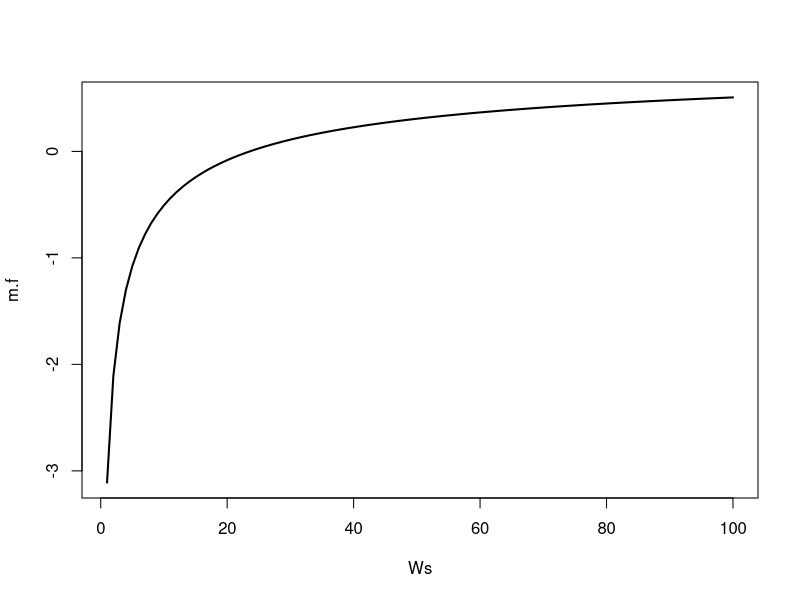
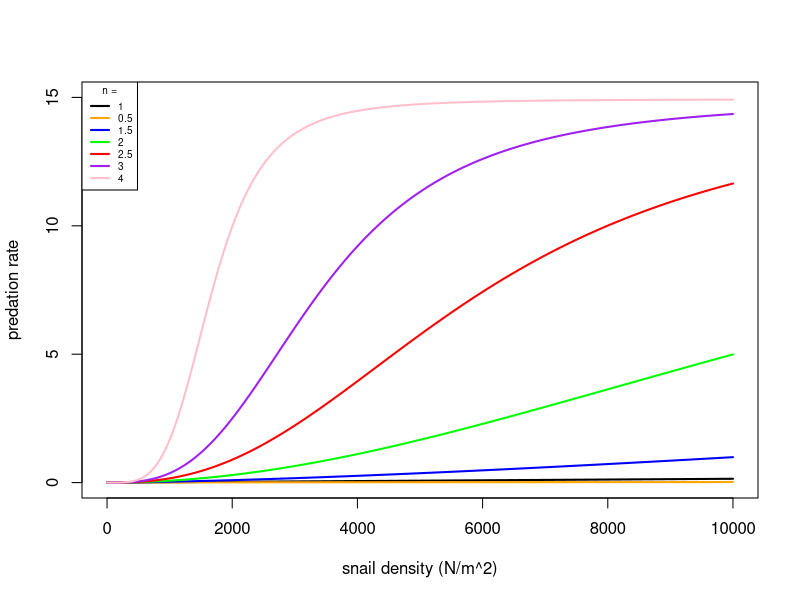
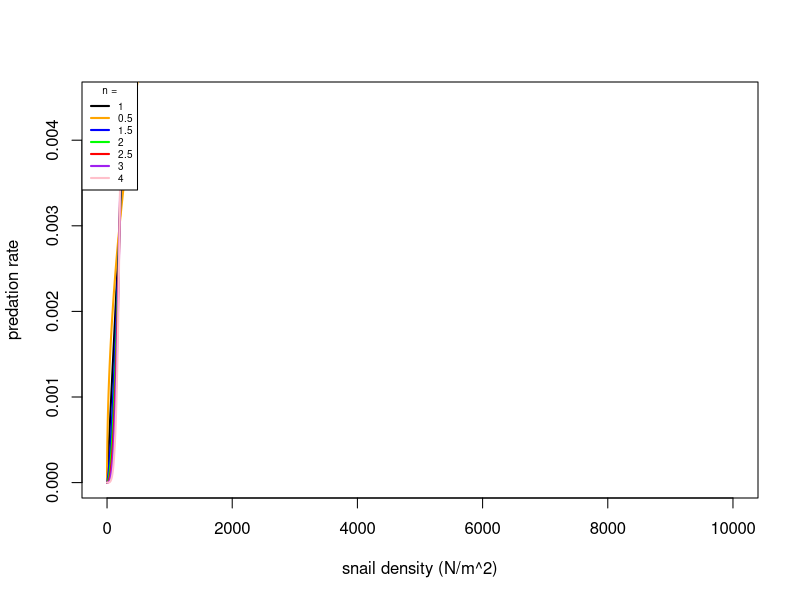

Source code (R) for these figures, in order: (Note: this script raises an error after producing the figures.)
Ws = c(1:100)
k = 0.2
m.f = as.numeric()

fx<-function(x, mean.worm = W, clump = k){
  (1-cos(x))/((1+((mean.worm/(clump+mean.worm))*cos(x)))^(1+clump))
}

for(i in 1:length(Ws)){
  W = Ws[i]
  m.f[i] = 1 - ((1-(W/(W+k)))^(1+k)/2*pi)*(integrate(fx, 0, 2*pi)$value)
}

plot(Ws, m.f, type='l', lwd = 2)

#Pred functional response ####################
dens = seq(0,10000,1)

psis1 = as.numeric()
psis0.5 = as.numeric()
psis1.5 = as.numeric()
psis2 = as.numeric()
psis2.5 = as.numeric()
psis3 = as.numeric()
psis4 = as.numeric()

alpha = 0.003
Th.use = 0.067

#get.psi = function(N, n){
#  psi = (alpha*(N^n)) / (1+alpha*Th.use*(N^n))
#  psi
#}

#get.psi(N = 5000/200, n =2)

for(i in 1:length(dens)){
  N = dens[i]
  psis1[i] = (alpha*((N/200)^1)) / (1+alpha*Th.use*((N/200)^1))
}

for(i in 1:length(dens)){
  N = dens[i]
  psis0.5[i] = (alpha*((N/200)^0.5)) / (1+alpha*Th.use*((N/200)^0.5))
}

for(i in 1:length(dens)){
  N = dens[i]
  psis1.5[i] = (alpha*((N/200)^1.5)) / (1+alpha*Th.use*((N/200)^1.5))
}

for(i in 1:length(dens)){
  N = dens[i]
  psis2[i] = (alpha*((N/200)^2)) / (1+alpha*Th.use*((N/200)^2))
}

for(i in 1:length(dens)){
  N = dens[i]
  psis2.5[i] = (alpha*((N/200)^2.5)) / (1+alpha*Th.use*((N/200)^2.5))
}

for(i in 1:length(dens)){
  N = dens[i]
  psis3[i] = (alpha*((N/200)^3)) / (1+alpha*Th.use*((N/200)^3))
}

for(i in 1:length(dens)){
  N = dens[i]
  psis4[i] = (alpha*((N/200)^4)) / (1+alpha*Th.use*((N/200)^4))
}


plot(dens, psis1, type='l', lwd=2, ylim = c(0, 15), xlab = 'snail density (N/m^2)', ylab = 'predation rate')
  lines(dens, psis0.5, lwd = 2, col = 'orange')
  lines(dens, psis1.5, lwd = 2, col = 'blue')
  lines(dens, psis2, lwd = 2, col = 'green')
  lines(dens, psis2.5, lwd = 2, col = 'red')
  lines(dens, psis3, lwd = 2, col = 'purple')
  lines(dens, psis4, lwd = 2, col = 'pink')
  legend('topleft', lwd = 2, col = c('black', 'orange', 'blue', 'green', 'red', 'purple', 'pink'), 
         legend = c(1,0.5,1.5,2,2.5,3,4), title = 'n =', cex=0.6)
  
plot(dens, psis1, type='l', lwd=2, ylim = c(0,alpha+alpha/2), #xlim = c(0,1.5),
     xlab = 'snail density (N/m^2)', ylab = 'predation rate')
  lines(dens, psis0.5, lwd = 2, col = 'orange')
  lines(dens, psis1.5, lwd = 2, col = 'blue')
  lines(dens, psis2, lwd = 2, col = 'green')
  lines(dens, psis2.5, lwd = 2, col = 'red')
  lines(dens, psis3, lwd = 2, col = 'purple')
  lines(dens, psis4, lwd = 2, col = 'pink')
  legend('topleft', lwd = 2, col = c('black', 'orange', 'blue', 'green', 'red', 'purple', 'pink'), 
         legend = c(1,0.5,1.5,2,2.5,3,4), title = 'n =', cex=0.6) 
  

#Predation function testing############

f_N<-parameters["f_N"]
phi_N<-parameters["phi_N"]
z<-parameters["z"]
mu_N<-parameters["mu_N"]
sigma<-parameters["sigma"]
mu_I<-parameters["mu_I"]
alpha<-parameters["alpha"]
Th<-parameters["Th"]
nn<-parameters['nn']
f_P<-parameters["f_P"]
phi_P<-parameters["phi_P"]
mu_P<-parameters["mu_P"]
mu_W<-parameters["mu_W"]
m<-parameters["m"]
H<-parameters["H"]
mu_H<-parameters["mu_H"]

eq_N<-function(y){
  
  f_N*(1-y/phi_N) - 
    mu_N - 
    P_eq*(alpha*((y)^(nn-1))/(1+alpha*Th*((y)^nn)))
  
} 
nn=2
alpha=0.003
P_eq = 60
curve(eq_N, -10000, 10000)
  abline(h = 0, lty=2)
max(uniroot.all(eq_N, c(0, as.numeric(phi_N))))

tests<-data.frame(muPq = seq(0, p.dead, p.dead/100),
                  P_eq = 0,
                  N_eq4 = 0,
                  N_eq3 = 0,
                  N_eq2 = 0,
                  N_eq2.5 = 0,
                  N_eq1.5 = 0,
                  N_eq1 = 0)

for(i in 1:nrow(tests)){
  tests[i,2] = (1-((tests[i,1]+mu_P)/f_P))*phi_P
  P_eq = tests[i,2]
  nn=4
  tests[i,3] = max(uniroot.all(eq_N, c(0, as.numeric(phi_N))))
  nn=3
  tests[i,4] = max(uniroot.all(eq_N, c(0, as.numeric(phi_N))))
  nn=2
  tests[i,5] = max(uniroot.all(eq_N, c(0, as.numeric(phi_N))))
  nn=2.5
  tests[i,6] = max(uniroot.all(eq_N, c(0, as.numeric(phi_N))))
  nn=1.5
  tests[i,7] = max(uniroot.all(eq_N, c(0, as.numeric(phi_N))))
  nn=1
  tests[i,8] = max(uniroot.all(eq_N, c(0, as.numeric(phi_N))))
  if(tests[i,8] < 0){
    tests[i,8] = 0
  }
}

plot(tests$P_eq, tests$N_eq1, type = 'l', ylim = c(0,max(tests$N_eq1)), lwd = 2,
     xlab = 'Equilibrium predator population (P*)', ylab = 'Equilibrium snail population (N*)')
  lines(tests$P_eq, tests$N_eq3, col = 'purple', lwd = 2, lty=3)
  lines(tests$P_eq, tests$N_eq2, col = 'green', lwd=2, lty = 3)
  lines(tests$P_eq, tests$N_eq4, col = 'pink', lwd=2, lty = 3)
  lines(tests$P_eq, tests$N_eq2.5, col = 'red', lwd=2, lty = 3)
  lines(tests$P_eq, tests$N_eq1.5, col = 'blue', lwd=2, lty = 3)
  legend('topright', lwd = 2, col = c('black', 'blue', 'green', 'red', 'purple', 'pink'), 
         legend = c(1,1.5,2,2.5,3,4), title = 'n =', cex=0.8) 
  
plot(tests$P_eq, tests$N_eq1, type = 'l', ylim = c(0,250), lwd = 2, 
       xlab = 'Equilibrium predator population (P*)', ylab = 'Equilibrium snail population (N*)')
  lines(tests$P_eq, tests$N_eq3, col = 'purple', lwd = 2, lty=3)
  lines(tests$P_eq, tests$N_eq2, col = 'green', lwd=2, lty = 3)
  lines(tests$P_eq, tests$N_eq4, col = 'pink', lwd=2, lty = 3)
  lines(tests$P_eq, tests$N_eq2.5, col = 'red', lwd=2, lty = 3)
  lines(tests$P_eq, tests$N_eq1.5, col = 'blue', lwd=2, lty = 3)
  legend('topright', lwd = 2, col = c('black', 'blue', 'green', 'red', 'purple', 'pink'), 
         legend = c(1,1.5,2,2.5,3,4), title = 'n =', cex=0.8)   

#R0 testing ###############  
  
  get_Ro_beta_lamda_nn<-function(muPq = 0, phi_Nq = 1, beta, lamda, f_Nq = 1, nn=1) #variable parameters to be manipulated
  { 
    f_N<-parameters["f_N"]
    phi_N<-parameters["phi_N"]
    z<-parameters["z"]
    mu_N<-parameters["mu_N"]
    sigma<-parameters["sigma"]
    mu_I<-parameters["mu_I"]
    alpha<-parameters["alpha"]
    Th<-parameters["Th"]
    f_P<-parameters["f_P"]
    phi_P<-parameters["phi_P"]
    mu_P<-parameters["mu_P"]
    mu_W<-parameters["mu_W"]
    m<-parameters["m"]
    H<-parameters["H"]
    mu_H<-parameters["mu_H"]
    
    P_eq<-(1-((muPq+mu_P)/f_P))*phi_P #Equilibrium estimate of P given prawn predator parameters
    
    if(P_eq<0){P_eq=0}
    
    #Equilibrium estimate of N given snail parameters
    N_eq = max(uniroot.all(f = function(y){f_N*(1-y/phi_N) - 
                               mu_N - 
                               (P_eq*alpha*(y/500)^(nn-1))/(1+alpha*Th*(y/500)^nn)}, 
                           c(0, as.numeric(phi_N))))
    
    if(N_eq < 0){
      N_eq = 0
    }

    pred<-(alpha*P_eq*(N_eq/200)^(nn-1))/(1+(alpha*(N_eq/200)^nn*Th))#death rate of snails due to predators given equilibrium estimates of P and N
    
    Ro_est <- sqrt((0.5*beta*H*N_eq*lamda*sigma)/((mu_W+mu_H)*(mu_N+0.3*pred+sigma)*(mu_N+0.3*pred+mu_I)))
    
    return(c(N_eq,P_eq,pred,Ro_est ))
    
  } #End R0 function  
  
  get_Ro_beta_lamda_nn(muPq = 0.08,lamda = lamda.use, beta = beta.use, nn=1)
  
  p.dead = parameters["f_P"] - parameters["mu_P"] #muPq value at which predator population is eliminated 
  
tests2<-data.frame(muPq = seq(0, p.dead, p.dead/100),
                    P_eq = 0,
                    Ro4 = 0,
                    Ro3 = 0,
                    Ro2.5 = 0,
                    Ro2 = 0,
                    Ro1.5 = 0,
                    Ro1 = 0)  

for(i in 1:nrow(tests2)){
  tests2[i,2] = (1-((tests2[i,1]+mu_P)/f_P))*phi_P
  tests2[i,3] = get_Ro_beta_lamda_nn(muPq = tests2[i,1], phi_Nq = 1, beta=beta.use, lamda=lamda.use, f_Nq = 1, nn=4)[4]
  tests2[i,4] = get_Ro_beta_lamda_nn(muPq = tests2[i,1], phi_Nq = 1, beta=beta.use, lamda=lamda.use, f_Nq = 1, nn=3)[4]
  tests2[i,5] = get_Ro_beta_lamda_nn(muPq = tests2[i,1], phi_Nq = 1, beta=beta.use, lamda=lamda.use, f_Nq = 1, nn=2.5)[4]
  tests2[i,6] = get_Ro_beta_lamda_nn(muPq = tests2[i,1], phi_Nq = 1, beta=beta.use, lamda=lamda.use, f_Nq = 1, nn=2)[4]
  tests2[i,7] = get_Ro_beta_lamda_nn(muPq = tests2[i,1], phi_Nq = 1, beta=beta.use, lamda=lamda.use, f_Nq = 1, nn=1.5)[4]
  tests2[i,8] = get_Ro_beta_lamda_nn(muPq = tests2[i,1], phi_Nq = 1, beta=beta.use, lamda=lamda.use, f_Nq = 1, nn=1)[4]
}

plot(tests2$P_eq, tests2$Ro1, type = 'l', ylim = c(0,max(tests2$Ro1)), lwd = 2,
     xlab = 'Equilibrium predator population (P*)', ylab = 'R0 estimate')
  lines(tests2$P_eq, tests2$Ro3, col = 'purple', lwd = 2, lty=3)
  lines(tests2$P_eq, tests2$Ro2, col = 'green', lwd=2, lty = 3)
  lines(tests2$P_eq, tests2$Ro2.5, col = 'red', lwd=2, lty = 3)
  lines(tests2$P_eq, tests2$Ro1.5, col = 'blue', lwd=2, lty = 3)
  lines(tests2$P_eq, tests2$Ro4, col = 'pink', lwd=2, lty = 3)
  legend('topright', lwd = 2, col = c('black', 'blue', 'green', 'red', 'purple', 'pink'), 
         legend = c(1,1.5,2,2.5,3,4), title = 'n =', cex=0.8)  
  
plot(tests2$P_eq, tests2$Ro1, type = 'l', ylim = c(0,0.75), lwd = 2,
       xlab = 'Equilibrium predator population (P*)', ylab = 'R0 estimate')
  lines(tests2$P_eq, tests2$Ro3, col = 'purple', lwd = 2, lty=3)
  lines(tests2$P_eq, tests2$Ro2, col = 'green', lwd=2, lty = 3)
  lines(tests2$P_eq, tests2$Ro2.5, col = 'red', lwd=2, lty = 3)
  lines(tests2$P_eq, tests2$Ro1.5, col = 'blue', lwd=2, lty = 3)
  lines(tests2$P_eq, tests2$Ro4, col = 'pink', lwd=2, lty = 3)
  legend('topright', lwd = 2, col = c('black', 'blue', 'green', 'red', 'purple', 'pink'), 
         legend = c(1,1.5,2,2.5,3,4), title = 'n =', cex=0.8)   
  
  
  
  
  
  
  
#With prey refuge #################
  mm = 0.1 #proportion of snails that are protected by refugia
  
#Pred functional response ####################
  dens = seq(0,50,0.1)
  
  psis1 = as.numeric()
  psis0.5 = as.numeric()
  psis1.5 = as.numeric()
  psis2 = as.numeric()
  psis2.5 = as.numeric()
  psis3 = as.numeric()
  psis4 = as.numeric()
  
  alpha = 0.003
  Th.use = 0.067
  
  #get.psi = function(N, n){
  #  psi = (alpha*(N^n)) / (1+alpha*Th.use*(N^n))
  #  psi
  #}
  
  #get.psi(N = 5000/200, n =2)
  
  for(i in 1:length(dens)){
    N = dens[i]
    psis1[i] = (alpha*((1-mm)^1*N^1)) / (1+alpha*Th.use*((1-mm)^1*N^1)^1)
  }
  
  for(i in 1:length(dens)){
    N = dens[i]
    psis0.5[i] = (alpha*((1-mm)^0.5*N^0.5)) / (1+alpha*Th.use*((1-mm)^0.5*N^0.5))
  }
  
  for(i in 1:length(dens)){
    N = dens[i]
    psis1.5[i] = (alpha*((1-mm)^1.5*N^1.5)) / (1+alpha*Th.use*((1-mm)^1.5*N^1.5))
  }
  
  for(i in 1:length(dens)){
    N = dens[i]
    psis2[i] = (alpha*((1-mm)^2*N^2)) / (1+alpha*Th.use*((1-mm)^2*N^2))
  }
  
  for(i in 1:length(dens)){
    N = dens[i]
    psis2.5[i] = (alpha*((1-mm)^2.5*N^2.5)) / (1+alpha*Th.use*((1-mm)^2.5*N^2.5))
  }
  
  for(i in 1:length(dens)){
    N = dens[i]
    psis3[i] = (alpha*((1-mm)^3*N^3)) / (1+alpha*Th.use*((1-mm)^3*N^3))
  }
  
  for(i in 1:length(dens)){
    N = dens[i]
    psis4[i] = (alpha*((1-mm)^4*N^4)) / (1+alpha*Th.use*((1-mm)^4*N^4))
  }
  
  
  plot(dens, psis1, type='l', lwd=2, ylim = c(0, 15), xlab = 'snail pop (N)', ylab = 'predation rate')
  lines(dens, psis0.5, lwd = 2, col = 'orange')
  lines(dens, psis1.5, lwd = 2, col = 'blue')
  lines(dens, psis2, lwd = 2, col = 'green')
  lines(dens, psis2.5, lwd = 2, col = 'red')
  lines(dens, psis3, lwd = 2, col = 'purple')
  lines(dens, psis4, lwd = 2, col = 'pink')
  legend('topleft', lwd = 2, col = c('black', 'orange', 'blue', 'green', 'red', 'purple', 'pink'), 
         legend = c(1,0.5,1.5,2,2.5,3,4), title = 'n =', cex=0.8)
  
  plot(dens, psis1, type='l', lwd=2, ylim = c(0,alpha+alpha/2), xlim = c(0,1.5),
       xlab = 'snail pop (N)', ylab = 'predation rate')
  lines(dens, psis0.5, lwd = 2, col = 'orange')
  lines(dens, psis1.5, lwd = 2, col = 'blue')
  lines(dens, psis2, lwd = 2, col = 'green')
  lines(dens, psis2.5, lwd = 2, col = 'red')
  lines(dens, psis3, lwd = 2, col = 'purple')
  lines(dens, psis4, lwd = 2, col = 'pink')
  legend('topleft', lwd = 2, col = c('black', 'orange', 'blue', 'green', 'red', 'purple', 'pink'), 
         legend = c(1,0.5,1.5,2,2.5,3,4), title = 'n =', cex=0.8) 
  
  
#Predation function testing############
  
  f_N<-parameters["f_N"]
  phi_N<-parameters["phi_N"]
  z<-parameters["z"]
  mu_N<-parameters["mu_N"]
  sigma<-parameters["sigma"]
  mu_I<-parameters["mu_I"]
  alpha<-parameters["alpha"]
  Th<-parameters["Th"]
  nn<-parameters['nn']
  f_P<-parameters["f_P"]
  phi_P<-parameters["phi_P"]
  mu_P<-parameters["mu_P"]
  mu_W<-parameters["mu_W"]
  m<-parameters["m"]
  H<-parameters["H"]
  mu_H<-parameters["mu_H"]
  
  eq_N<-function(y){
    
    f_N*(1-y/phi_N) - 
      mu_N - 
      P_eq*((alpha*(1-mm)^(nn-1)*(y/200)^(nn-1))/(1+alpha*Th*(1-mm)^nn*(y/200)^nn))
    
  } 
  
  tests<-data.frame(muPq = seq(0, p.dead, p.dead/100),
                    P_eq = 0,
                    N_eq4 = 0,
                    N_eq3 = 0,
                    N_eq2 = 0,
                    N_eq2.5 = 0,
                    N_eq1.5 = 0,
                    N_eq1 = 0)
  
  for(i in 1:nrow(tests)){
    tests[i,2] = (1-((tests[i,1]+mu_P)/f_P))*phi_P
    P_eq = tests[i,2]
    nn=4
    tests[i,3] = max(uniroot.all(eq_N, c(0, as.numeric(phi_N))))
    nn=3
    tests[i,4] = max(uniroot.all(eq_N, c(0, as.numeric(phi_N))))
    nn=2
    tests[i,5] = max(uniroot.all(eq_N, c(0, as.numeric(phi_N))))
    nn=2.5
    tests[i,6] = max(uniroot.all(eq_N, c(0, as.numeric(phi_N))))
    nn=1.5
    tests[i,7] = max(uniroot.all(eq_N, c(0, as.numeric(phi_N))))
    nn=1
    tests[i,8] = max(uniroot.all(eq_N, c(0, as.numeric(phi_N))))
    if(tests[i,8] < 0){
      tests[i,8] = 0
    }
  }
  
  plot(tests$P_eq, tests$N_eq1, type = 'l', ylim = c(0,max(tests$N_eq1)), lwd = 2,
       xlab = 'Equilibrium predator population (P*)', ylab = 'Equilibrium snail population (N*)')
  lines(tests$P_eq, tests$N_eq3, col = 'purple', lwd = 2, lty=3)
  lines(tests$P_eq, tests$N_eq2, col = 'green', lwd=2, lty = 3)
  lines(tests$P_eq, tests$N_eq4, col = 'pink', lwd=2, lty = 3)
  lines(tests$P_eq, tests$N_eq2.5, col = 'red', lwd=2, lty = 3)
  lines(tests$P_eq, tests$N_eq1.5, col = 'blue', lwd=2, lty = 3)
  legend('topright', lwd = 2, col = c('black', 'blue', 'green', 'red', 'purple', 'pink'), 
         legend = c(1,1.5,2,2.5,3,4), title = 'n =', cex=0.8) 
  
  plot(tests$P_eq, tests$N_eq1, type = 'l', ylim = c(0,250), lwd = 2, 
       xlab = 'Equilibrium predator population (P*)', ylab = 'Equilibrium snail population (N*)')
  lines(tests$P_eq, tests$N_eq3, col = 'purple', lwd = 2, lty=3)
  lines(tests$P_eq, tests$N_eq2, col = 'green', lwd=2, lty = 3)
  lines(tests$P_eq, tests$N_eq4, col = 'pink', lwd=2, lty = 3)
  lines(tests$P_eq, tests$N_eq2.5, col = 'red', lwd=2, lty = 3)
  lines(tests$P_eq, tests$N_eq1.5, col = 'blue', lwd=2, lty = 3)
  legend('topright', lwd = 2, col = c('black', 'blue', 'green', 'red', 'purple', 'pink'), 
         legend = c(1,1.5,2,2.5,3,4), title = 'n =', cex=0.8)   
  
  #R0 testing ###############  
  
  get_Ro_beta_lamda_nn<-function(muPq = 0, phi_Nq = 1, beta, lamda, f_Nq = 1, nn=1) #variable parameters to be manipulated
  { 
    f_N<-parameters["f_N"]
    phi_N<-parameters["phi_N"]
    z<-parameters["z"]
    mu_N<-parameters["mu_N"]
    sigma<-parameters["sigma"]
    mu_I<-parameters["mu_I"]
    alpha<-parameters["alpha"]
    Th<-parameters["Th"]
    f_P<-parameters["f_P"]
    phi_P<-parameters["phi_P"]
    mu_P<-parameters["mu_P"]
    mu_W<-parameters["mu_W"]
    m<-parameters["m"]
    H<-parameters["H"]
    mu_H<-parameters["mu_H"]
    
    P_eq<-(1-((muPq+mu_P)/f_P))*phi_P #Equilibrium estimate of P given prawn predator parameters
    
    if(P_eq<0){P_eq=0}
    
    #Equilibrium estimate of N given snail parameters
    N_eq = max(uniroot.all(f = function(y){f_N*(1-y/phi_N) - 
        mu_N - 
        (P_eq*alpha*(1-mm)^(nn-1)*(y/200)^(nn-1))/(1+alpha*Th*(1-mm)^nn*(y/200)^nn)}, 
        c(0, as.numeric(phi_N))))
    
    if(N_eq < 0){
      N_eq = 0
    }
    
    pred<-(alpha*P_eq*(1-mm)^(nn-1)*(N_eq/200)^(nn-1))/(1+(alpha*(1-mm)^nn*(N_eq/200)^nn*Th))#death rate of snails due to predators given equilibrium estimates of P and N
    
    Ro_est <- sqrt((0.5*beta*H*N_eq*lamda*sigma)/((mu_W+mu_H)*(mu_N+0.3*pred+sigma)*(mu_N+0.3*pred+mu_I)))
    
    return(c(N_eq,P_eq,pred,Ro_est ))
    
  } #End R0 function  
  
  get_Ro_beta_lamda_nn(muPq = 0.08,lamda = lamda.use, beta = beta.use, nn=1)
  
  p.dead = parameters["f_P"] - parameters["mu_P"] #muPq value at which predator population is eliminated 
  
  tests2<-data.frame(muPq = seq(0, p.dead, p.dead/100),
                     P_eq = 0,
                     Ro4 = 0,
                     Ro3 = 0,
                     Ro2.5 = 0,
                     Ro2 = 0,
                     Ro1.5 = 0,
                     Ro1 = 0)  
  
  for(i in 1:nrow(tests2)){
    tests2[i,2] = (1-((tests2[i,1]+mu_P)/f_P))*phi_P
    tests2[i,3] = get_Ro_beta_lamda_nn(muPq = tests2[i,1], phi_Nq = 1, beta=beta.use, lamda=lamda.use, f_Nq = 1, nn=4)[4]
    tests2[i,4] = get_Ro_beta_lamda_nn(muPq = tests2[i,1], phi_Nq = 1, beta=beta.use, lamda=lamda.use, f_Nq = 1, nn=3)[4]
    tests2[i,5] = get_Ro_beta_lamda_nn(muPq = tests2[i,1], phi_Nq = 1, beta=beta.use, lamda=lamda.use, f_Nq = 1, nn=2.5)[4]
    tests2[i,6] = get_Ro_beta_lamda_nn(muPq = tests2[i,1], phi_Nq = 1, beta=beta.use, lamda=lamda.use, f_Nq = 1, nn=2)[4]
    tests2[i,7] = get_Ro_beta_lamda_nn(muPq = tests2[i,1], phi_Nq = 1, beta=beta.use, lamda=lamda.use, f_Nq = 1, nn=1.5)[4]
    tests2[i,8] = get_Ro_beta_lamda_nn(muPq = tests2[i,1], phi_Nq = 1, beta=beta.use, lamda=lamda.use, f_Nq = 1, nn=1)[4]
  }
  
  plot(tests2$P_eq, tests2$Ro1, type = 'l', ylim = c(0,max(tests2$Ro1)), lwd = 2,
       xlab = 'Equilibrium predator population (P*)', ylab = 'R0 estimate')
  lines(tests2$P_eq, tests2$Ro3, col = 'purple', lwd = 2, lty=3)
  lines(tests2$P_eq, tests2$Ro2, col = 'green', lwd=2, lty = 3)
  lines(tests2$P_eq, tests2$Ro2.5, col = 'red', lwd=2, lty = 3)
  lines(tests2$P_eq, tests2$Ro1.5, col = 'blue', lwd=2, lty = 3)
  lines(tests2$P_eq, tests2$Ro4, col = 'pink', lwd=2, lty = 3)
  legend('topright', lwd = 2, col = c('black', 'blue', 'green', 'red', 'purple', 'pink'), 
         legend = c(1,1.5,2,2.5,3,4), title = 'n =', cex=0.8)  
  
  plot(tests2$P_eq, tests2$Ro1, type = 'l', ylim = c(0,0.75), lwd = 2,
       xlab = 'Equilibrium predator population (P*)', ylab = 'R0 estimate')
  lines(tests2$P_eq, tests2$Ro3, col = 'purple', lwd = 2, lty=3)
  lines(tests2$P_eq, tests2$Ro2, col = 'green', lwd=2, lty = 3)
  lines(tests2$P_eq, tests2$Ro2.5, col = 'red', lwd=2, lty = 3)
  lines(tests2$P_eq, tests2$Ro1.5, col = 'blue', lwd=2, lty = 3)
  lines(tests2$P_eq, tests2$Ro4, col = 'pink', lwd=2, lty = 3)
  legend('topright', lwd = 2, col = c('black', 'blue', 'green', 'red', 'purple', 'pink'), 
         legend = c(1,1.5,2,2.5,3,4), title = 'n =', cex=0.8)   
  
  